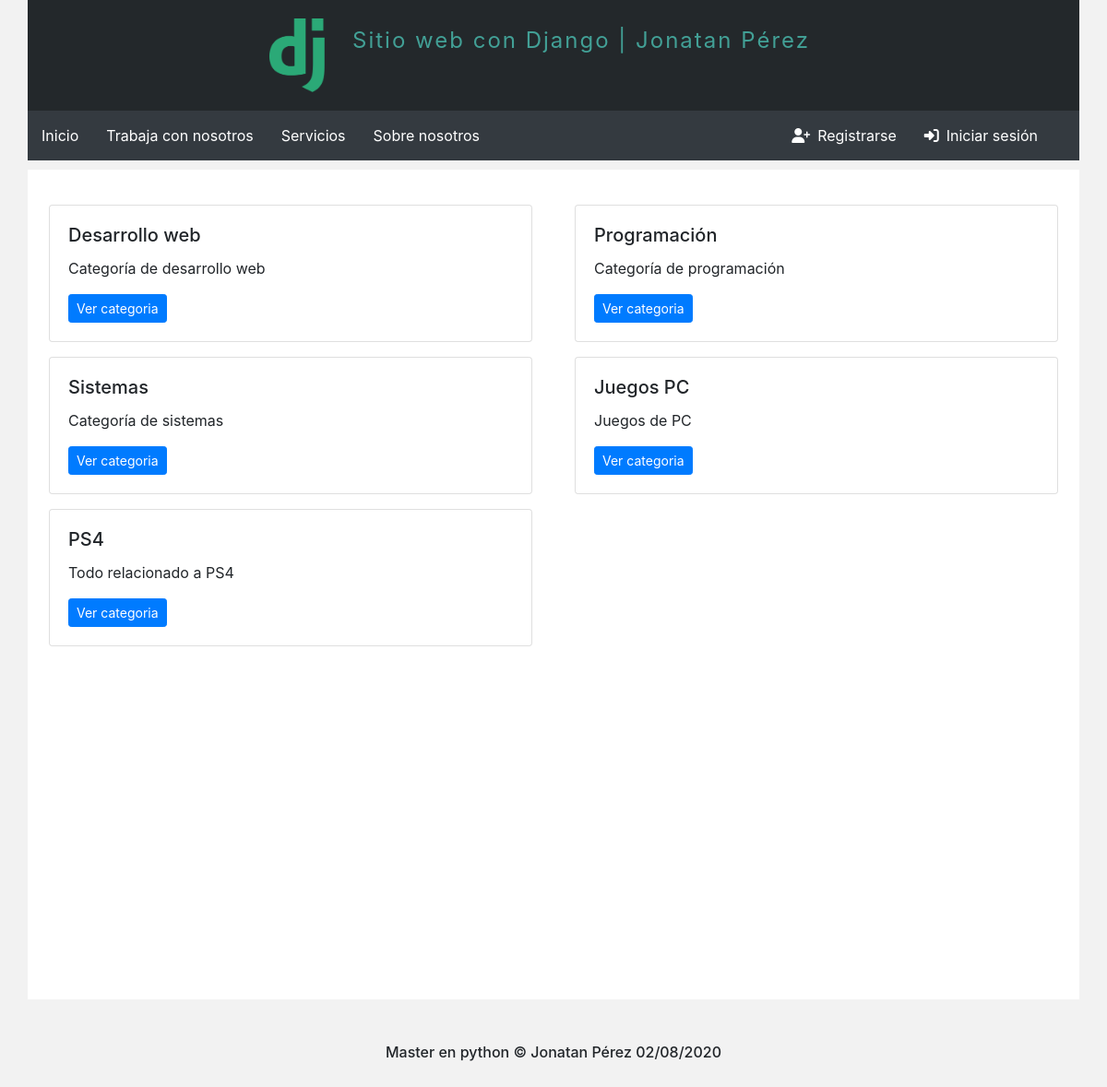
Page /categorias/ on the committed database.
### pages/models.py (models this page shows, shortened)
class Page(models.Model):
    title = models.CharField(max_length=50, verbose_name='Titulo')
    content = RichTextField(verbose_name='Contenido')
    slug = models.CharField(unique=True, max_length=150, verbose_name='URL amigable')
    order = models.IntegerField(default=0, verbose_name='Orden')
    visible = models.BooleanField(verbose_name='Visible?')
    created_at = models.DateTimeField(auto_now_add=True, verbose_name='Creado el')
    updated_at = models.DateTimeField(auto_now=True, verbose_name='Actualziado el')
    class Meta:
        verbose_name = "Página"
        verbose_name_plural = "Páginas"

### blog/models.py (models this page shows, shortened)
class Category(models.Model):
    name = models.CharField(max_length=100, verbose_name='Nombre')
    description = models.CharField(max_length=155, verbose_name='Descripción')
    created_at = models.DateTimeField(auto_now_add=True, verbose_name='Creado el')
    class Meta:
        verbose_name = 'Categoría'
        verbose_name_plural = 'Categorías'

### blog/views.py (the view)
# urls.py: path('categorias/', views.all_categories, name='categories'),
def all_categories(request):
    categories = Category.objects.all()
    return render(request, 'categories/all_categories.html',{
        'all_categories':categories,
    })

### mainapp/proccesor.py (called while the page is built)
def get_categories(request):
    categories_in_use = Article.objects.filter(public=True).values_list('categories',flat=True)
    categories = Category.objects.filter(id__in=categories_in_use).values_list('id','name')
    return {
        'categories': categories,
        'ids':categories_in_use
    }

### pages/context_processors.py (called while the page is built)
def get_pages(request):
    pages = Page.objects.filter(visible=True).order_by('order').values_list('id', 'title', 'slug')
    return {'pages':pages}

### blog/templates/categories/all_categories.html
{% extends 'layouts/layout.html' %}
{% block content %}
<div class="row">
    {% for category in all_categories %}
        <div class="col-sm-6">
            <div class="card m-2">
                <div class="card-body">
                    <h5 class="card-title">{{category.name}}</h5>
                    <p class="card-text">{{category.description}}</p>
                    <a href=" {% url 'category' category.id %} " class="btn btn-primary btn-sm">Ver categoria</a>
                </div>
            </div>
        </div>
    {% endfor %}
</div>
{% endblock content %}

### mainapp/templates/layouts/layout.html (shortened to what this page needs)
{% load static %}
<!DOCTYPE html>
<html lang="es">
<head>
    <link rel="stylesheet" href="{% static 'css/bootstrap.min.css' %}">
    <link rel="stylesheet" href=" {% static 'css/style.css' %}">
    <link rel="stylesheet" href=" {% static 'css/styles2.css' %}">
    <link rel="stylesheet" href="https://cdn.datatables.net/1.10.21/css/dataTables.jqueryui.min.css">
</head>
<body>
    <div class="container">
        <header class="row ">
            <div class="col-8 d-flex justify-content-center" id="logotipo">
                <img src=" {% static 'images/logo.png' %}" alt="">
                <h4>Sitio web con Django | Jonatan Pérez</h4>
            </div>
        </header>
        <nav class="row">
            <ul class="col-12  nav bg-dark mi-nav">
                <li class=" nav-item">
                    <a class="nav-link" href=" {% url 'index' %} ">Inicio</a>
                </li>
                {% for page in pages %}
                <li class=" nav-item">
                    <a class="nav-link" href=" {% url 'page' page.2 %} ">{{page.1}}</a>
                </li>
                {% endfor %}
                <div class="col nav-item d-flex justify-content-end">
                    {% if user.is_authenticated %}
                    <a class="nav-link" href=" {% url 'logout' %} "><i class="fas fa-times-circle mr-2"></i>Cerrar
                        sesión</a>
                    <a class="nav-link" href=""><i class="fas fa-user-circle mr-2"></i> Mi cuenta</a>
                    {% else %}
                    <a class="nav-link" href=" {% url 'register' %} "><i
                            class="fas fa-user-plus mr-2"></i>Registrarse</a>
                    <a class="nav-link" href=" {% url 'login' %} "><i class="fas fa-sign-in-alt mr-2"></i>Iniciar
                        sesión</a>
                    {% endif %}
                </div>
            </ul>
        </nav>
    </div>
    <div style="background-color: white; min-height: 900px; margin-top: 10px; padding-top: 30px;" class="container ">
        {% block content %}{% endblock content %}
    </div>
    <div class="container">
        <footer class="row p-5">
            <div class="col">
                <h6 class="text-center">Master en python &copy; Jonatan Pérez {% now "d/m/Y" %} </h6>
            </div>
        </footer>
    </div>
</body>
</html>

### mainapp/static/css/style.css (style rules this page uses)
body { background-color: #f2f2f2; }
header { background-color: #23282B; height: 120px; }
#logotipo h4 { text-align: center; display: block; letter-spacing: 2px; float: left; margin: 30px; font-weight: normal; color: #42a096; }
#logotipo { width: 60%; height: 100px; margin: 0 auto; }
#logotipo img { display: block; width: 60px; float: left; margin-top: 20px; }
.mi-nav a { color: white; padding: 15px; }

### rows in the picture
Page: title "Trabaja con nosotros"
Page: title "Servicios"
Page: title "Sobre nosotros"
Category: name "Desarrollo web", description "Categoría de desarrollo web"
Category: name "Programación", description "Categoría de programación"
Category: name "Sistemas", description "Categoría de sistemas"
Category: name "Juegos PC", description "Juegos de PC"
Category: name "PS4", description "Todo relacionado a PS4"
